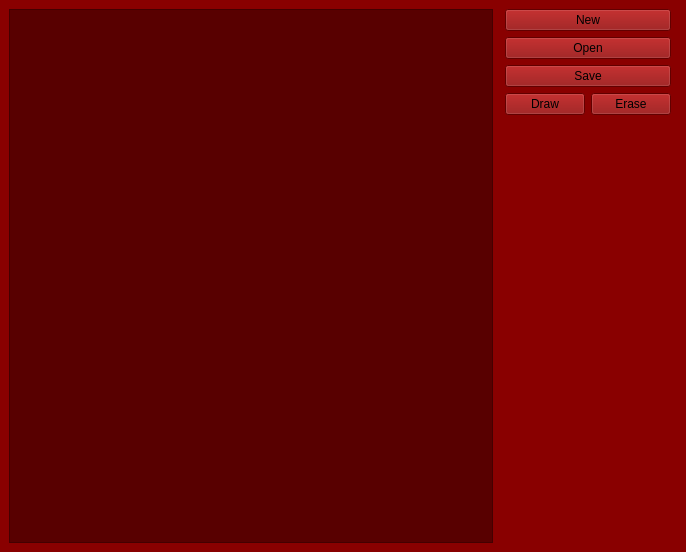
<?xml version="1.0" encoding="UTF-8"?>
<ui version="4.0">
 <class>EditorScreen</class>
 <widget class="QMainWindow" name="EditorScreen">
  <property name="geometry">
   <rect>
    <x>0</x>
    <y>0</y>
    <width>686</width>
    <height>552</height>
   </rect>
  </property>
  <property name="windowTitle">
   <string>MainWindow</string>
  </property>
  <property name="styleSheet">
   <string notr="true">background: rgb(137, 0, 0)</string>
  </property>
  <widget class="QWidget" name="centralwidget">
   <layout class="QGridLayout" name="gridLayout">
    <item row="0" column="2">
     <layout class="QVBoxLayout" name="buttonLayout">
      <item>
       <widget class="QPushButton" name="newButton">
        <property name="text">
         <string>New</string>
        </property>
       </widget>
      </item>
      <item>
       <widget class="QPushButton" name="openButton">
        <property name="text">
         <string>Open</string>
        </property>
       </widget>
      </item>
      <item>
       <widget class="QPushButton" name="saveButton">
        <property name="text">
         <string>Save</string>
        </property>
       </widget>
      </item>
      <item>
       <layout class="QHBoxLayout" name="horizontalLayout">
        <item>
         <widget class="QPushButton" name="drawButton">
          <property name="text">
           <string>Draw</string>
          </property>
         </widget>
        </item>
        <item>
         <widget class="QPushButton" name="eraseButton">
          <property name="text">
           <string>Erase</string>
          </property>
         </widget>
        </item>
       </layout>
      </item>
     </layout>
    </item>
    <item row="1" column="1" rowspan="2" colspan="3">
     <layout class="QVBoxLayout" name="textureListLayout">
      <property name="sizeConstraint">
       <enum>QLayout::SetDefaultConstraint</enum>
      </property>
     </layout>
    </item>
    <item row="0" column="0" rowspan="3">
     <layout class="QVBoxLayout" name="tilemapLayout">
      <item>
       <widget class="QGraphicsView" name="tilemap">
        <property name="styleSheet">
         <string notr="true">background: rgb(88, 0, 0)</string>
        </property>
       </widget>
      </item>
     </layout>
    </item>
   </layout>
  </widget>
 </widget>
 <resources/>
 <connections/>
</ui>
